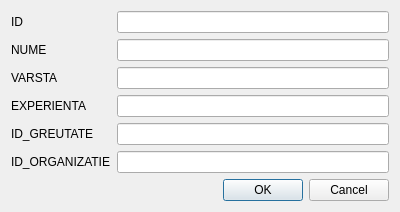
<?xml version="1.0" encoding="UTF-8"?>
<ui version="4.0">
 <class>AddParticipant</class>
 <widget class="QDialog" name="AddParticipant">
  <property name="windowModality">
   <enum>Qt::NonModal</enum>
  </property>
  <property name="enabled">
   <bool>true</bool>
  </property>
  <property name="geometry">
   <rect>
    <x>0</x>
    <y>0</y>
    <width>400</width>
    <height>200</height>
   </rect>
  </property>
  <property name="sizePolicy">
   <sizepolicy hsizetype="MinimumExpanding" vsizetype="MinimumExpanding">
    <horstretch>0</horstretch>
    <verstretch>0</verstretch>
   </sizepolicy>
  </property>
  <property name="tabletTracking">
   <bool>false</bool>
  </property>
  <property name="windowTitle">
   <string>Dialog</string>
  </property>
  <property name="sizeGripEnabled">
   <bool>false</bool>
  </property>
  <layout class="QVBoxLayout" name="verticalLayout">
   <item>
    <layout class="QFormLayout" name="formLayout">
     <item row="0" column="0">
      <widget class="QLabel" name="label">
       <property name="text">
        <string>ID</string>
       </property>
      </widget>
     </item>
     <item row="0" column="1">
      <widget class="QLineEdit" name="TB_id"/>
     </item>
     <item row="1" column="0">
      <widget class="QLabel" name="label_2">
       <property name="text">
        <string>NUME</string>
       </property>
      </widget>
     </item>
     <item row="1" column="1">
      <widget class="QLineEdit" name="TB_nume"/>
     </item>
     <item row="2" column="0">
      <widget class="QLabel" name="label_3">
       <property name="text">
        <string>VARSTA</string>
       </property>
      </widget>
     </item>
     <item row="2" column="1">
      <widget class="QLineEdit" name="TB_varsta"/>
     </item>
     <item row="3" column="0">
      <widget class="QLabel" name="label_4">
       <property name="text">
        <string>EXPERIENTA</string>
       </property>
      </widget>
     </item>
     <item row="3" column="1">
      <widget class="QLineEdit" name="TB_experienta"/>
     </item>
     <item row="4" column="0">
      <widget class="QLabel" name="label_9">
       <property name="text">
        <string>ID_GREUTATE</string>
       </property>
      </widget>
     </item>
     <item row="4" column="1">
      <widget class="QLineEdit" name="TB_idgreutate"/>
     </item>
     <item row="5" column="0">
      <widget class="QLabel" name="label_10">
       <property name="text">
        <string>ID_ORGANIZATIE</string>
       </property>
      </widget>
     </item>
     <item row="5" column="1">
      <widget class="QLineEdit" name="TB_idorganizatie"/>
     </item>
    </layout>
   </item>
   <item>
    <widget class="QDialogButtonBox" name="buttonBox">
     <property name="orientation">
      <enum>Qt::Horizontal</enum>
     </property>
     <property name="standardButtons">
      <set>QDialogButtonBox::Cancel|QDialogButtonBox::Ok</set>
     </property>
    </widget>
   </item>
  </layout>
 </widget>
 <resources/>
 <connections>
  <connection>
   <sender>buttonBox</sender>
   <signal>accepted()</signal>
   <receiver>AddParticipant</receiver>
   <slot>accept()</slot>
   <hints>
    <hint type="sourcelabel">
     <x>248</x>
     <y>254</y>
    </hint>
    <hint type="destinationlabel">
     <x>157</x>
     <y>274</y>
    </hint>
   </hints>
  </connection>
  <connection>
   <sender>buttonBox</sender>
   <signal>rejected()</signal>
   <receiver>AddParticipant</receiver>
   <slot>reject()</slot>
   <hints>
    <hint type="sourcelabel">
     <x>316</x>
     <y>260</y>
    </hint>
    <hint type="destinationlabel">
     <x>286</x>
     <y>274</y>
    </hint>
   </hints>
  </connection>
 </connections>
</ui>
